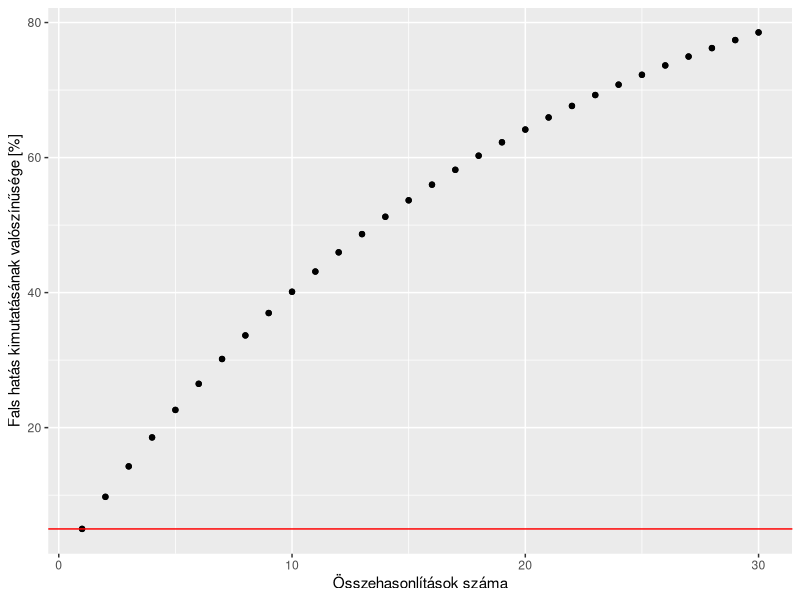

The R source for this figure:
## ---- chunk 1
ggplot2::ggplot(data.frame(k = 1:30, alpha = (1-(1-0.05)^(1:30))*100), ggplot2::aes(x = k, y = alpha)) +
  ggplot2::geom_point() + ggplot2::geom_point() + ggplot2::geom_hline(yintercept = 5, col = "red") +
  ggplot2::labs(x = "Összehasonlítások száma", y = "Fals hatás kimutatásának valószínűsége [%]")
